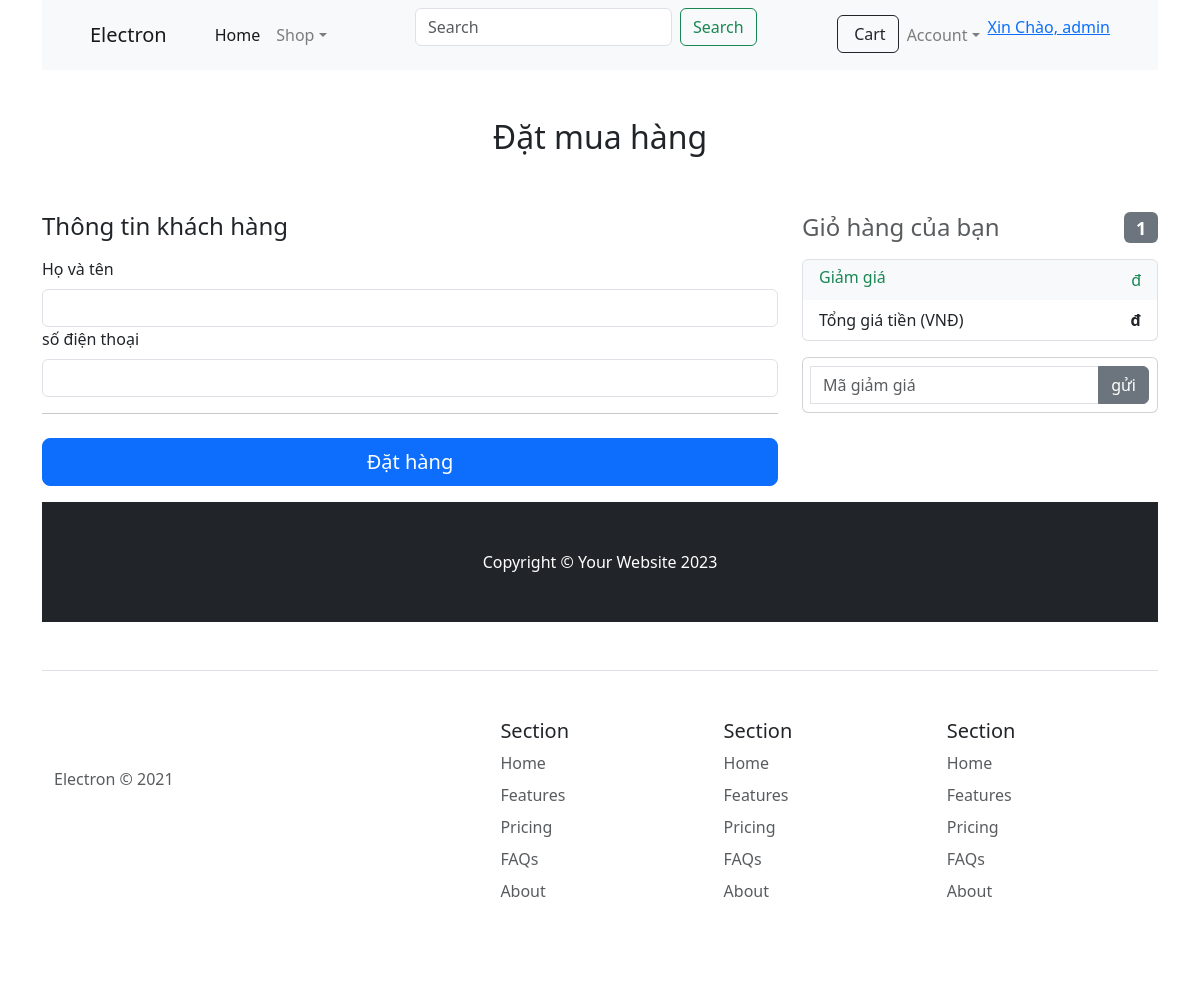
Page /checkout/ (signed in) on the earlier database version.
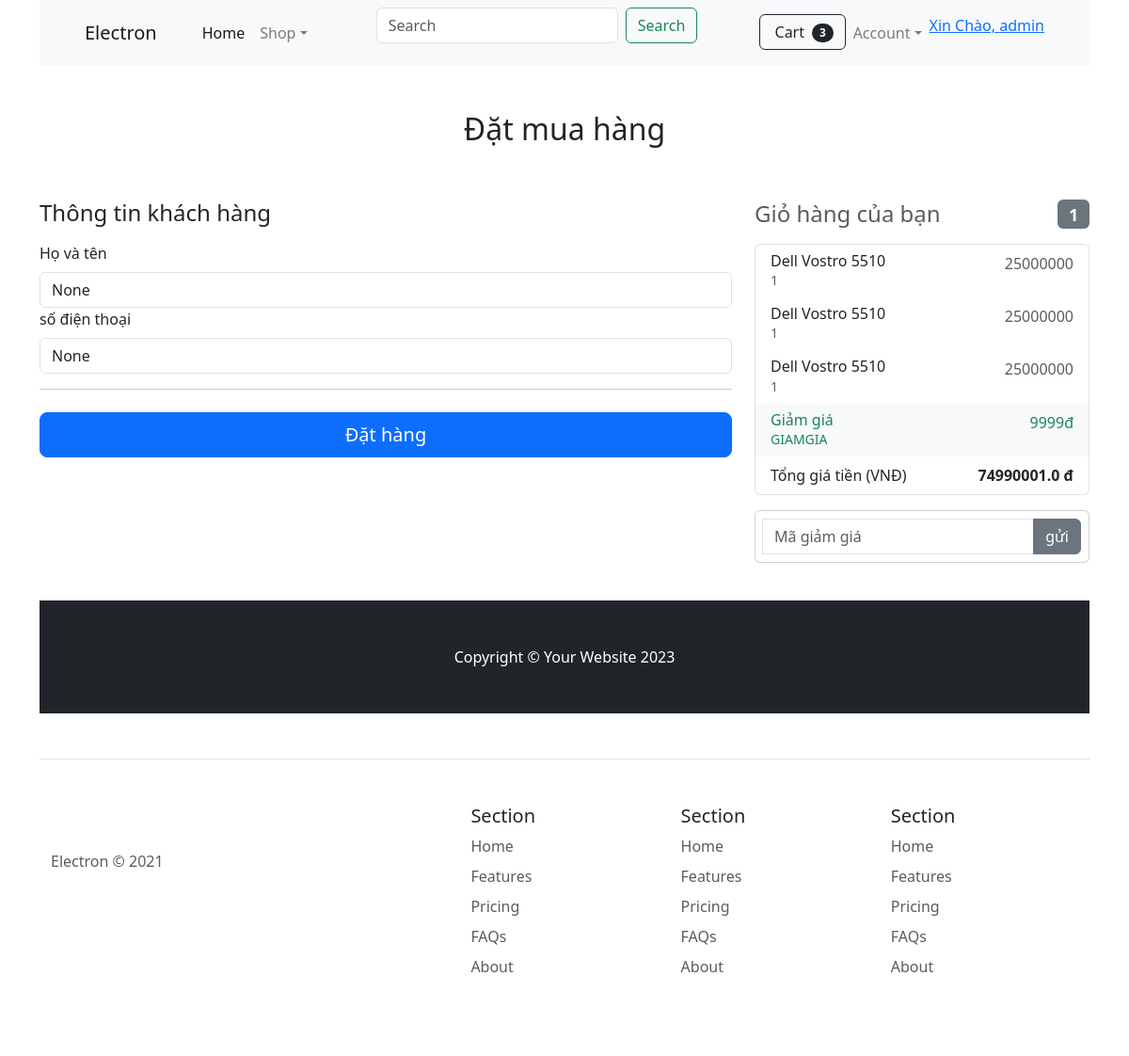
Same page on the later database version.
### cart/models.py (models this page shows, shortened)
class Cart(models.Model):
    user = models.ForeignKey(User, blank=True, on_delete=models.CASCADE)
    date_order =models.DateTimeField(auto_now_add=True)
    complete = models.BooleanField(default=False)
    transaction = models.CharField(max_length=100, null=True)
    paid = models.BooleanField(default=False)
    voucher = models.ForeignKey(voucher , on_delete=models.SET_NULL , null=True, blank=True)
    is_discounted = models.BooleanField(default=False)
    def total(self):
        total = 0.0
        cart_items_phone = self.cart_item_phone_set.all()
        cart_items_tablet = self.cart_item_tablet_set.all()
        cart_items_laptop = self.cart_item_laptop_set.all()
        cart_items_watch = self.cart_item_watch_set.all()
        for item in cart_items_phone:
            total += int(item.get_product_price())
        for item in cart_items_tablet:
            total += int(item.get_product_price())
        for item in cart_items_laptop:
            total += int(item.get_product_price())
        for item in cart_items_watch:
            total += int(item.get_product_price())
        if self.is_discounted == True:
            return total - self.voucher.discount
        return total
    def sumorder(self):
        total    = 0
        cart_items_phone = self.cart_item_phone_set.all()
        cart_items_tablet = self.cart_item_tablet_set.all()
        cart_items_laptop = self.cart_item_laptop_set.all()
        cart_items_watch = self.cart_item_watch_set.all()
        for item in cart_items_phone:
            total += 1
        for item in cart_items_tablet:
            total += 1
        for item in cart_items_laptop:
            total += 1
        for item in cart_items_watch:
            total += 1
        return total

class cart_item_laptop(models.Model):
    cart = models.ForeignKey(Cart, on_delete=models.CASCADE, null=True)
    product = models.ForeignKey(Laptop, on_delete=models.CASCADE)
    quantity = models.IntegerField(default=0)
    time_created = models.DateTimeField(auto_now_add=True)
    def get_product_price(self):
        price = [self.product.product_id.price]
        sumprice = sum(price)
        huh = str(int(sumprice) * int(self.quantity))
        return huh

class cart_info(models.Model):
    cart = models.ForeignKey(Cart, on_delete=models.CASCADE, null=True)
    Name = models.CharField(max_length=100, null=True)
    Phone_num = models.CharField(max_length=100, null = True )

### home/models.py (models this page shows, shortened)
class Laptop (models.Model):
    id = models.AutoField(primary_key=True)
    product_id = models.ForeignKey(Product, on_delete=models.CASCADE)
    image0 = models.ImageField(upload_to='products/',null= True, blank=True)
    image1 = models.ImageField(upload_to='products/',null= True, blank=True)
    image2 = models.ImageField(upload_to='products/',null= True, blank=True)
    brand = models.ForeignKey(LaptopBrand, on_delete=models.CASCADE,null= True, blank=True)
    color = models.ForeignKey(LaptopColor, on_delete=models.CASCADE,null= True, blank=True)
    CPU = models.ForeignKey(LaptopCPU, on_delete=models.CASCADE,null= True, blank=True)
    ram = models.ForeignKey(LaptopRam, on_delete=models.CASCADE,null= True, blank=True)
    storage = models.ForeignKey(LaptopStorage, on_delete=models.CASCADE,null= True, blank=True)
    screen = models.ForeignKey(LaptopScreen, on_delete=models.CASCADE,null= True, blank=True)
    VGA = models.ForeignKey(LaptopVGA, on_delete=models.CASCADE,null= True, blank=True)
    USB = models.ForeignKey(LaptopUSB, on_delete=models.CASCADE,null= True, blank=True)
    Special = models.ForeignKey(LaptopSpecial, on_delete=models.CASCADE, null= True)
    OS = models.ForeignKey(LaptopOS, on_delete=models.CASCADE,null= True, blank=True)
    design = models.ForeignKey(LaptopDesign, on_delete=models.CASCADE,null= True, blank=True)
    size = models.ForeignKey(LaptopSize, on_delete=models.CASCADE,null= True, blank=True)
    Info = models.TextField()

class Product (models.Model):
    id = models.AutoField(primary_key=True)
    product_type = models.ForeignKey(ProductType, on_delete=models.CASCADE)
    image = models.ImageField(upload_to='products/', null=True, blank=True)
    Name = models.CharField(max_length=100, null=True, blank=True)
    price = models.IntegerField(null=True)
    stock = models.IntegerField(null=True)
    discount_product = models.IntegerField(null=True)

class voucher(models.Model):
    id = models.AutoField(primary_key=True)
    code = models.CharField(max_length=100)
    discount = models.IntegerField()
    amount = models.IntegerField(default=1)

### home/views.py (the view, shortened to what this page needs)
# urls.py: path('checkout/', checkouts , name='checkout'),
def checkouts(request, **kwargs):
    if(request.user.is_authenticated):
        user = request.user
        userinfo = Profile.objects.get(user = user)
        try:
            cart= Cart.objects.get(user = user , complete = False)
        except:
            return render(request,'checkout.html')
        cart_i ,  _= cart_info.objects.get_or_create(cart  = cart)
        cart_i.Name = userinfo.name
        cart_i.Phone_num= userinfo.phone
        cart_item_phone = cart.cart_item_phone_set.all()
        cart_item_tablet = cart.cart_item_tablet_set.all()
        cart_item_laptop = cart.cart_item_laptop_set.all()
        cart_item_watch = cart.cart_item_watch_set.all()
        context = {
                    'cart':cart,
                    'info':cart_i,
                    'cart_items_phone': cart_item_phone,
                    'cart_items_tablet': cart_item_tablet,
                    'cart_items_laptop': cart_item_laptop,
                    'cart_items_watch': cart_item_watch,
                }
        return render(request,'checkout.html', context)
    else:
        return render(request,'checkout.html')

### templates/checkout.html (shortened to what this page needs)
{% load static %}
<div class = "container">
{% include 'base/navbar.html' %}
</div>
<link rel="stylesheet" href="https://cdn.jsdelivr.net/npm/bootstrap@4.0.0/dist/css/bootstrap.min.css">
	<link href="{% static 'css/bootstrap.css' %}" rel="stylesheet" type="text/css"/>
	<link rel = "stylesheet" href = "{% static 'css/custom.css' %}">
	<link href="{% static 'font/css/all.min.css' %}" rel="stylesheet" type="text/css">
<div class="container">
    <div class="py-5 text-center">
      <h2>Đặt mua hàng</h2>
    </div>
    <div class="row">
      <div class="col-md-4 order-md-2 mb-4">
        <h4 class="d-flex justify-content-between align-items-center mb-3">
          <span class="text-muted">Giỏ hàng của bạn</span>
          <span class="badge badge-secondary badge-pill">1</span>
        </h4>
        <ul class="list-group mb-3">
          {%for item in cart_items_laptop%}
          <li class="list-group-item d-flex justify-content-between lh-condensed">
            <div>
              <h6 class="my-0">{{item.product.product_id.Name}}</h6>
              <small class="text-muted">{{item.quantity}}</small>
            </div>
            <span class="text-muted">{{item.get_product_price}}</span>
          </li>
            {%endfor%}
          <li class="list-group-item d-flex justify-content-between bg-light">
            <div class="text-success">
              <h6 class="my-0">Giảm giá</h6>
              <small>{{cart.voucher.code}}</small>
            </div>
            <span class="text-success">{{cart.voucher.discount}}đ</span>
          </li>
          <li class="list-group-item d-flex justify-content-between">
            <span>Tổng giá tiền (VNĐ)</span>
            <strong>{{cart.total}} đ</strong>
          </li>
        </ul>
        <form  class="needs-validation card p-2"  novalidate method ='post'>
          <div class="input-group">
            <input name="voucher" type="text" class="form-control" placeholder="Mã giảm giá">
            <div class="input-group-append">
              <button type="submit" class="btn btn-secondary">gửi</button>
            </div>
          </div>
        </form>
      </div>
      <div class="col-md-8 order-md-1">
        <h4 class="mb-3">Thông tin khách hàng</h4>
        <form class="needs-validation" novalidate method ='post'>
          <div class="row">
            <div class="col">
              <label for="firstName">Họ và tên</label>
              <input type="text" class="form-control" id="customername" name ="customername"  placeholder="" value="{{info.Name}}" required>
            </div>
          </div>
          <div class="mb-3">
            <label for="address">số điện thoại</label>
            <input type="text" class="form-control" id="customerphone" name = "customerphone" placeholder="" value = "{{info.Phone_num}}"required>
          </div>
          <hr class="mb-4">
          <button type="submit" class="btn btn-primary btn-lg btn-block">Đặt hàng</button>
        </form>
      </div>
    </div>
  </div>
  <div class="container">
    {% include 'base/footer.html' %}
</div>

### templates/base/navbar.html (shortened to what this page needs)
{% load static %}
<nav class="navbar navbar-expand-lg navbar-light bg-light">
  <div class="container px-4 px-lg-5">
      <a class="navbar-brand" href="{% url 'index'%}">Electron</a>
      <div class="collapse navbar-collapse" id="navbarSupportedContent">
          <ul class="navbar-nav me-auto mb-2 mb-lg-0 ms-lg-4">
              <li class="nav-item"><a class="nav-link active" aria-current="page" href="{% url 'index'%}">Home</a></li>
              <li class="nav-item dropdown">
                  <a class="nav-link dropdown-toggle" id="navbarDropdown" href="{% url 'index'%}" role="button" data-bs-toggle="dropdown" aria-expanded="false">Shop</a>
              </li>
            </ul>
          <form class="d-flex" role="search">
            <input class="form-control me-2" type="search" name="que" placeholder="Search" aria-label="Search">
            <button class="btn btn-outline-success" type="submit">Search</button>
          </form>
          <ul class="navbar-nav ms-auto mb-2 mb-lg-0">
                <a href="{% url 'cart' %}">
                  <button class="btn btn-outline-dark" type="submit">
                    Cart
                    <span class="badge bg-dark text-white ms-1 rounded-pill">{{cart.sumorder}}</span>
                </button>
                </a>
            <li class="nav-item dropdown">
              <a class="nav-link dropdown-toggle" id="navbarDropdown" href="#" role="button" data-bs-toggle="dropdown" aria-expanded="false">Account</a>
            </li>
            {% if user.is_authenticated %}
            <a href="">Xin Chào, {{user.username}}</a>
            {% else %}
            <a href="{% url 'login' %}">Đăng nhập</a>
            {% endif %}
          </ul>
      </div>
  </div>
</nav>

Differences in the rows shown:
now on this page (row edited): Cart: sumorder "3", voucher.code "GIAMGIA", voucher.discount "9999", total "74990001.0"
now on this page (row unchanged): cart_item_laptop: product.product_id.Name "Dell Vostro 5510", quantity "1", get_product_price "25000000"
now on this page (row unchanged): cart_item_laptop: product.product_id.Name "Dell Vostro 5510", quantity "1", get_product_price "25000000"
now on this page (row unchanged): cart_item_laptop: product.product_id.Name "Dell Vostro 5510", quantity "1", get_product_price "25000000"
now on this page (row edited): cart_info: customername "None", customerphone "None"
